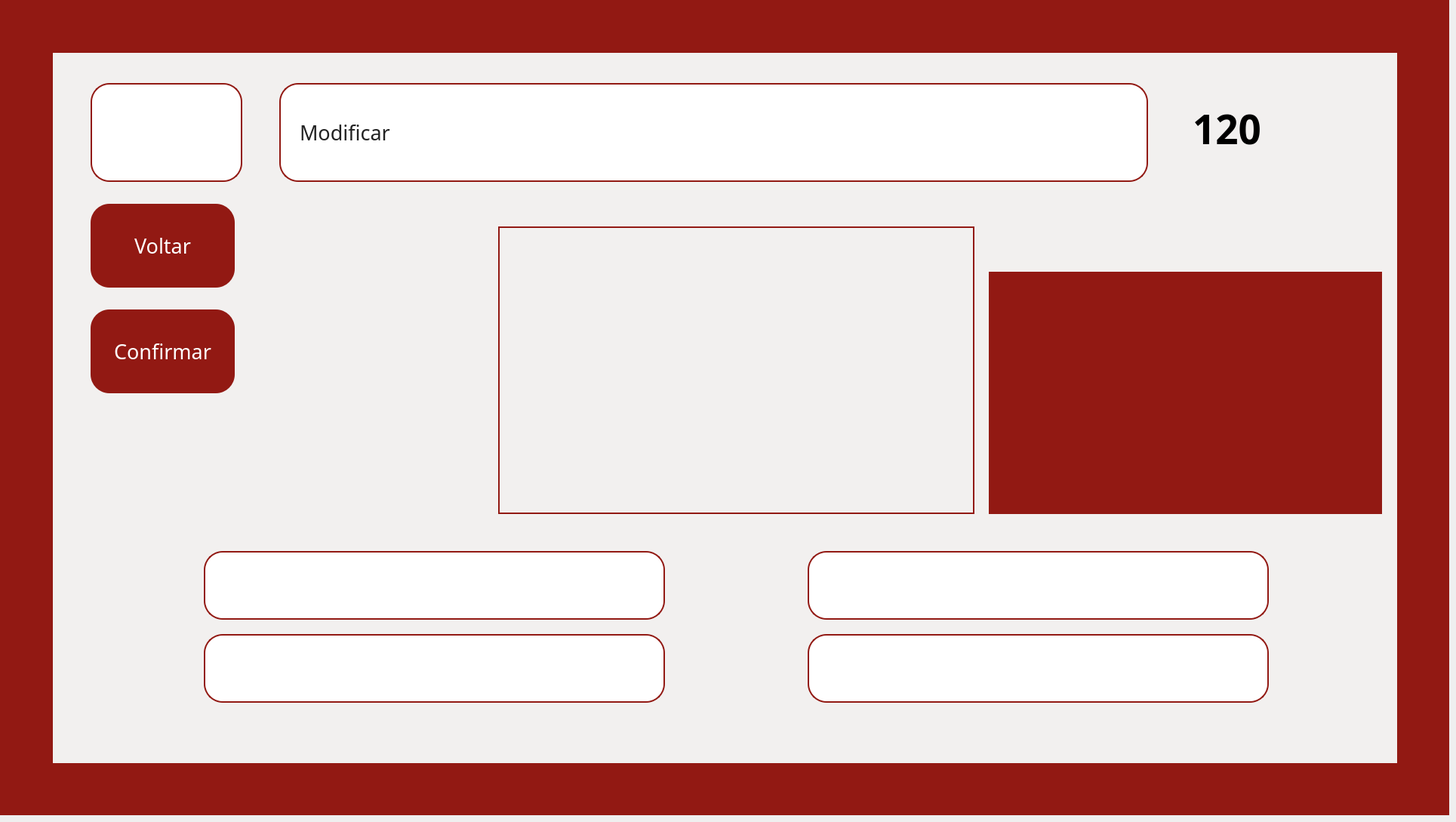
    <widget class="QWidget" name="pg_questao_edicao">
     <widget class="QWidget" name="fundo_questao_2" native="true">
      <property name="geometry">
       <rect>
        <x>0</x>
        <y>0</y>
        <width>1920</width>
        <height>1080</height>
       </rect>
      </property>
      <property name="styleSheet">
       <string notr="true">background-color: #921913;</string>
      </property>
      <widget class="QWidget" name="container_questao_2" native="true">
       <property name="geometry">
        <rect>
         <x>70</x>
         <y>70</y>
         <width>1781</width>
         <height>941</height>
        </rect>
       </property>
       <property name="styleSheet">
        <string notr="true">background-color: #F2F0EF;
</string>
       </property>
       <widget class="QLabel" name="img_cel_A_questao_2">
        <property name="geometry">
         <rect>
          <x>0</x>
          <y>0</y>
          <width>461</width>
          <height>491</height>
         </rect>
        </property>
        <property name="font">
         <font>
          <pointsize>20</pointsize>
         </font>
        </property>
        <property name="styleSheet">
         <string notr="true">border: transparent;
background-color: transparent;</string>
        </property>
        <property name="text">
         <string/>
        </property>
        <property name="pixmap">
         <pixmap>../../assets/images/fundoetec.png</pixmap>
        </property>
        <property name="scaledContents">
         <bool>true</bool>
        </property>
       </widget>
       <widget class="QLabel" name="img_cel_B_questao_2">
        <property name="geometry">
         <rect>
          <x>0</x>
          <y>470</y>
          <width>451</width>
          <height>471</height>
         </rect>
        </property>
        <property name="styleSheet">
         <string notr="true">border: transparent;
background-color: transparent;</string>
        </property>
        <property name="text">
         <string/>
        </property>
        <property name="pixmap">
         <pixmap>../../assets/images/fundoetec.png</pixmap>
        </property>
        <property name="scaledContents">
         <bool>true</bool>
        </property>
       </widget>
       <widget class="QLabel" name="img_cel_C_questao_2">
        <property name="geometry">
         <rect>
          <x>450</x>
          <y>10</y>
          <width>451</width>
          <height>481</height>
         </rect>
        </property>
        <property name="styleSheet">
         <string notr="true">border: transparent;
background-color: transparent;</string>
        </property>
        <property name="text">
         <string/>
        </property>
        <property name="pixmap">
         <pixmap>../../assets/images/fundoetec.png</pixmap>
        </property>
        <property name="scaledContents">
         <bool>true</bool>
        </property>
       </widget>
       <widget class="QLabel" name="img_cel_D_questao_2">
        <property name="geometry">
         <rect>
          <x>870</x>
          <y>10</y>
          <width>471</width>
          <height>471</height>
         </rect>
        </property>
        <property name="styleSheet">
         <string notr="true">border: transparent;
background-color: transparent;</string>
        </property>
        <property name="text">
         <string/>
        </property>
        <property name="pixmap">
         <pixmap>../../assets/images/fundoetec.png</pixmap>
        </property>
        <property name="scaledContents">
         <bool>true</bool>
        </property>
       </widget>
       <widget class="QLabel" name="img_cel_E_questao_2">
        <property name="geometry">
         <rect>
          <x>1320</x>
          <y>10</y>
          <width>471</width>
          <height>491</height>
         </rect>
        </property>
        <property name="styleSheet">
         <string notr="true">border: transparent;
background-color: transparent;</string>
        </property>
        <property name="text">
         <string/>
        </property>
        <property name="pixmap">
         <pixmap>../../assets/images/fundoetec.png</pixmap>
        </property>
        <property name="scaledContents">
         <bool>true</bool>
        </property>
       </widget>
       <widget class="QLabel" name="img_cel_F_questao_2">
        <property name="geometry">
         <rect>
          <x>450</x>
          <y>470</y>
          <width>461</width>
          <height>471</height>
         </rect>
        </property>
        <property name="styleSheet">
         <string notr="true">border: transparent;
background-color: transparent;</string>
        </property>
        <property name="text">
         <string/>
        </property>
        <property name="pixmap">
         <pixmap>../../assets/images/fundoetec.png</pixmap>
        </property>
        <property name="scaledContents">
         <bool>true</bool>
        </property>
       </widget>
       <widget class="QLabel" name="img_cel_G_questao_2">
        <property name="geometry">
         <rect>
          <x>890</x>
          <y>460</y>
          <width>441</width>
          <height>471</height>
         </rect>
        </property>
        <property name="styleSheet">
         <string notr="true">border: transparent;
background-color: transparent;</string>
        </property>
        <property name="text">
         <string/>
        </property>
        <property name="pixmap">
         <pixmap>../../assets/images/fundoetec.png</pixmap>
        </property>
        <property name="scaledContents">
         <bool>true</bool>
        </property>
       </widget>
       <widget class="QLabel" name="img_cel_H_questao_2">
        <property name="geometry">
         <rect>
          <x>1310</x>
          <y>470</y>
          <width>481</width>
          <height>471</height>
         </rect>
        </property>
        <property name="styleSheet">
         <string notr="true">border: transparent;
background-color: transparent;</string>
        </property>
        <property name="text">
         <string/>
        </property>
        <property name="pixmap">
         <pixmap>../../assets/images/fundoetec.png</pixmap>
        </property>
        <property name="scaledContents">
         <bool>true</bool>
        </property>
       </widget>
       <widget class="QLabel" name="lbl_pergunta_2">
        <property name="geometry">
         <rect>
          <x>300</x>
          <y>40</y>
          <width>1151</width>
          <height>131</height>
         </rect>
        </property>
        <property name="font">
         <font>
          <family>Arbutus Slab</family>
          <pointsize>20</pointsize>
         </font>
        </property>
        <property name="cursor">
         <cursorShape>ArrowCursor</cursorShape>
        </property>
        <property name="styleSheet">
         <string notr="true">background-color: white;
color: #222222;
border: 2px solid #921913;
border-radius: 25px;
padding: 0 18px</string>
        </property>
        <property name="text">
         <string>Modificar</string>
        </property>
        <property name="textFormat">
         <enum>Qt::PlainText</enum>
        </property>
        <property name="wordWrap">
         <bool>true</bool>
        </property>
       </widget>
       <widget class="QPushButton" name="btn_altA_2">
        <property name="geometry">
         <rect>
          <x>200</x>
          <y>660</y>
          <width>611</width>
          <height>91</height>
         </rect>
        </property>
        <property name="font">
         <font>
          <family>Arbutus Slab</family>
          <pointsize>20</pointsize>
         </font>
        </property>
        <property name="styleSheet">
         <string notr="true">background-color: white;
color: #222222;
border: 2px solid #921913;
border-radius: 25px;
padding: 0 18px</string>
        </property>
        <property name="text">
         <string/>
        </property>
       </widget>
       <widget class="QPushButton" name="btn_altD_2">
        <property name="geometry">
         <rect>
          <x>1000</x>
          <y>770</y>
          <width>611</width>
          <height>91</height>
         </rect>
        </property>
        <property name="font">
         <font>
          <family>Arbutus Slab</family>
          <pointsize>20</pointsize>
         </font>
        </property>
        <property name="styleSheet">
         <string notr="true">background-color: white;
color: #222222;
border: 2px solid #921913;
border-radius: 25px;
padding: 0 18px</string>
        </property>
        <property name="text">
         <string/>
        </property>
       </widget>
       <widget class="QLabel" name="lbl_infonivel_2">
        <property name="geometry">
         <rect>
          <x>50</x>
          <y>40</y>
          <width>201</width>
          <height>131</height>
         </rect>
        </property>
        <property name="font">
         <font>
          <family>Arbutus Slab</family>
          <pointsize>20</pointsize>
         </font>
        </property>
        <property name="cursor">
         <cursorShape>ArrowCursor</cursorShape>
        </property>
        <property name="styleSheet">
         <string notr="true">background-color: white;
color: #222222;
border: 2px solid #921913;
border-radius: 25px;
padding: 0 18px</string>
        </property>
        <property name="text">
         <string/>
        </property>
        <property name="textFormat">
         <enum>Qt::PlainText</enum>
        </property>
        <property name="wordWrap">
         <bool>true</bool>
        </property>
       </widget>
       <widget class="QLabel" name="lbl_imagem_2">
        <property name="geometry">
         <rect>
          <x>590</x>
          <y>230</y>
          <width>631</width>
          <height>381</height>
         </rect>
        </property>
        <property name="styleSheet">
         <string notr="true">border: 2px solid #921913;</string>
        </property>
        <property name="text">
         <string/>
        </property>
        <property name="pixmap">
         <pixmap>../../assets/images/filtragemsimples.jpg</pixmap>
        </property>
        <property name="scaledContents">
         <bool>true</bool>
        </property>
       </widget>
       <widget class="QLabel" name="img_relogio_questao_2">
        <property name="geometry">
         <rect>
          <x>1580</x>
          <y>30</y>
          <width>181</width>
          <height>171</height>
         </rect>
        </property>
        <property name="styleSheet">
         <string notr="true">border: transparent;
background-color: transparent;</string>
        </property>
        <property name="text">
         <string/>
        </property>
        <property name="pixmap">
         <pixmap>../../assets/images/icone_relogio.png</pixmap>
        </property>
        <property name="scaledContents">
         <bool>true</bool>
        </property>
       </widget>
       <widget class="QLabel" name="lbl_timer_2">
        <property name="geometry">
         <rect>
          <x>50</x>
          <y>340</y>
          <width>191</width>
          <height>111</height>
         </rect>
        </property>
        <property name="font">
         <font>
          <family>Arbutus Slab</family>
          <pointsize>40</pointsize>
          <weight>75</weight>
          <bold>true</bold>
         </font>
        </property>
        <property name="styleSheet">
         <string notr="true">border: transparent;
background-color: transparent;
color: black;</string>
        </property>
        <property name="text">
         <string>120</string>
        </property>
       </widget>
       <widget class="QPushButton" name="btn_eliminar_2">
        <property name="geometry">
         <rect>
          <x>1610</x>
          <y>340</y>
          <width>101</width>
          <height>101</height>
         </rect>
        </property>
        <property name="font">
         <font>
          <family>Arbutus Slab</family>
          <pointsize>20</pointsize>
         </font>
        </property>
        <property name="styleSheet">
         <string notr="true">border: transparent;
background-color: transparent;</string>
        </property>
        <property name="text">
         <string/>
        </property>
        <property name="icon">
         <iconset>
          <normaloff>../../assets/images/icone_lixo.png</normaloff>../../assets/images/icone_lixo.png</iconset>
        </property>
        <property name="iconSize">
         <size>
          <width>700</width>
          <height>700</height>
         </size>
        </property>
       </widget>
       <widget class="QPushButton" name="btn_dicaexp_2">
        <property name="geometry">
         <rect>
          <x>1590</x>
          <y>180</y>
          <width>121</width>
          <height>121</height>
         </rect>
        </property>
        <property name="font">
         <font>
          <family>Arbutus Slab</family>
          <pointsize>20</pointsize>
         </font>
        </property>
        <property name="styleSheet">
         <string notr="true">border: transparent;
background-color: transparent;</string>
        </property>
        <property name="text">
         <string/>
        </property>
        <property name="icon">
         <iconset>
          <normaloff>../../assets/images/icone_dica.png</normaloff>../../assets/images/icone_dica.png</iconset>
        </property>
        <property name="iconSize">
         <size>
          <width>500</width>
          <height>500</height>
         </size>
        </property>
       </widget>
       <widget class="QPushButton" name="btn_altC_2">
        <property name="geometry">
         <rect>
          <x>1000</x>
          <y>660</y>
          <width>611</width>
          <height>91</height>
         </rect>
        </property>
        <property name="font">
         <font>
          <family>Arbutus Slab</family>
          <pointsize>20</pointsize>
         </font>
        </property>
        <property name="styleSheet">
         <string notr="true">background-color: white;
color: #222222;
border: 2px solid #921913;
border-radius: 25px;
padding: 0 18px</string>
        </property>
        <property name="text">
         <string/>
        </property>
       </widget>
       <widget class="QPushButton" name="btn_altB_2">
        <property name="geometry">
         <rect>
          <x>200</x>
          <y>770</y>
          <width>611</width>
          <height>91</height>
         </rect>
        </property>
        <property name="font">
         <font>
          <family>Arbutus Slab</family>
          <pointsize>20</pointsize>
         </font>
        </property>
        <property name="styleSheet">
         <string notr="true">background-color: white;
color: #222222;
border: 2px solid #921913;
border-radius: 25px;
padding: 0 18px</string>
        </property>
        <property name="text">
         <string/>
        </property>
       </widget>
       <widget class="QLabel" name="txt_dica_2">
        <property name="geometry">
         <rect>
          <x>1240</x>
          <y>290</y>
          <width>521</width>
          <height>321</height>
         </rect>
        </property>
        <property name="font">
         <font>
          <family>Arbutus Slab</family>
          <pointsize>15</pointsize>
          <weight>50</weight>
          <bold>false</bold>
         </font>
        </property>
        <property name="styleSheet">
         <string notr="true">background-color: #921913;</string>
        </property>
        <property name="text">
         <string/>
        </property>
        <property name="textFormat">
         <enum>Qt::PlainText</enum>
        </property>
        <property name="wordWrap">
         <bool>true</bool>
        </property>
        <property name="textInteractionFlags">
         <set>Qt::NoTextInteraction</set>
        </property>
       </widget>
       <widget class="QPushButton" name="btn_voltareditarperguntas">
        <property name="geometry">
         <rect>
          <x>50</x>
          <y>200</y>
          <width>191</width>
          <height>111</height>
         </rect>
        </property>
        <property name="font">
         <font>
          <family>Arbutus Slab</family>
          <pointsize>20</pointsize>
         </font>
        </property>
        <property name="styleSheet">
         <string notr="true">background-color: #921913;
color: white;
border: none;
border-radius: 25px</string>
        </property>
        <property name="text">
         <string>Voltar</string>
        </property>
       </widget>
       <widget class="QLabel" name="lbl_logo_cps_questao2">
        <property name="geometry">
         <rect>
          <x>1550</x>
          <y>940</y>
          <width>111</width>
          <height>71</height>
         </rect>
        </property>
        <property name="text">
         <string/>
        </property>
        <property name="pixmap">
         <pixmap>../../assets/images/logocps.png</pixmap>
        </property>
        <property name="scaledContents">
         <bool>true</bool>
        </property>
       </widget>
       <widget class="QLabel" name="lbl_logo_etec_questao2">
        <property name="geometry">
         <rect>
          <x>1690</x>
          <y>950</y>
          <width>151</width>
          <height>91</height>
         </rect>
        </property>
        <property name="text">
         <string/>
        </property>
        <property name="pixmap">
         <pixmap>../../assets/images/logoetec.png</pixmap>
        </property>
        <property name="scaledContents">
         <bool>true</bool>
        </property>
       </widget>
       <widget class="QPushButton" name="btn_confirmaredicao">
        <property name="geometry">
         <rect>
          <x>50</x>
          <y>340</y>
          <width>191</width>
          <height>111</height>
         </rect>
        </property>
        <property name="font">
         <font>
          <family>Arbutus Slab</family>
          <pointsize>20</pointsize>
         </font>
        </property>
        <property name="styleSheet">
         <string notr="true">background-color: #921913;
color: white;
border: none;
border-radius: 25px</string>
        </property>
        <property name="text">
         <string>Confirmar</string>
        </property>
       </widget>
       <widget class="QLabel" name="lbl_timer_5">
        <property name="geometry">
         <rect>
          <x>1510</x>
          <y>70</y>
          <width>141</width>
          <height>61</height>
         </rect>
        </property>
        <property name="font">
         <font>
          <family>Arbutus Slab</family>
          <pointsize>40</pointsize>
          <weight>75</weight>
          <bold>true</bold>
         </font>
        </property>
        <property name="mouseTracking">
         <bool>false</bool>
        </property>
        <property name="styleSheet">
         <string notr="true">border: transparent;
background-color: transparent;
color: black;</string>
        </property>
        <property name="text">
         <string>120</string>
        </property>
       </widget>
       <zorder>img_cel_D_questao_2</zorder>
       <zorder>img_cel_G_questao_2</zorder>
       <zorder>img_cel_F_questao_2</zorder>
       <zorder>img_cel_C_questao_2</zorder>
       <zorder>lbl_imagem_2</zorder>
       <zorder>img_cel_A_questao_2</zorder>
       <zorder>lbl_logo_cps_questao2</zorder>
       <zorder>lbl_logo_etec_questao2</zorder>
       <zorder>img_cel_B_questao_2</zorder>
       <zorder>img_cel_E_questao_2</zorder>
       <zorder>img_cel_H_questao_2</zorder>
       <zorder>lbl_pergunta_2</zorder>
       <zorder>btn_altA_2</zorder>
       <zorder>btn_altD_2</zorder>
       <zorder>lbl_infonivel_2</zorder>
       <zorder>img_relogio_questao_2</zorder>
       <zorder>lbl_timer_2</zorder>
       <zorder>btn_eliminar_2</zorder>
       <zorder>btn_dicaexp_2</zorder>
       <zorder>btn_altC_2</zorder>
       <zorder>btn_altB_2</zorder>
       <zorder>btn_voltareditarperguntas</zorder>
       <zorder>btn_confirmaredicao</zorder>
       <zorder>txt_dica_2</zorder>
       <zorder>lbl_timer_5</zorder>
      </widget>
     </widget>
    </widget>
